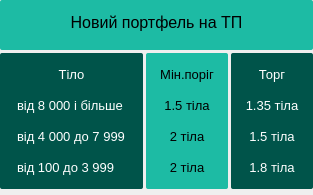
                 <widget class="QFrame" name="frame_4">
                  <property name="styleSheet">
                   <string notr="true">padding-bottom:6px;
background-color: none</string>
                  </property>
                  <layout class="QVBoxLayout" name="verticalLayout_28">
                   <property name="spacing">
                    <number>3</number>
                   </property>
                   <property name="leftMargin">
                    <number>0</number>
                   </property>
                   <property name="topMargin">
                    <number>0</number>
                   </property>
                   <property name="rightMargin">
                    <number>0</number>
                   </property>
                   <property name="bottomMargin">
                    <number>0</number>
                   </property>
                   <item>
                    <widget class="QLabel" name="label_2">
                     <property name="minimumSize">
                      <size>
                       <width>0</width>
                       <height>50</height>
                      </size>
                     </property>
                     <property name="font">
                      <font>
                       <pointsize>12</pointsize>
                       <weight>50</weight>
                       <italic>false</italic>
                       <bold>false</bold>
                      </font>
                     </property>
                     <property name="styleSheet">
                      <string notr="true">background-color: rgb(29, 187, 164);
border: none;
border-radius: 2px;</string>
                     </property>
                     <property name="text">
                      <string>Новий портфель на ТП</string>
                     </property>
                     <property name="alignment">
                      <set>Qt::AlignCenter</set>
                     </property>
                    </widget>
                   </item>
                   <item>
                    <layout class="QHBoxLayout" name="horizontalLayout_5">
                     <property name="spacing">
                      <number>3</number>
                     </property>
                     <item>
                      <widget class="QWidget" name="widget_4" native="true">
                       <property name="minimumSize">
                        <size>
                         <width>100</width>
                         <height>0</height>
                        </size>
                       </property>
                       <property name="styleSheet">
                        <string notr="true">color: rgb(255, 255, 255);
background-color: rgb(0, 84, 74);
border-radius: 2px;
border: none;</string>
                       </property>
                       <layout class="QVBoxLayout" name="verticalLayout_29">
                        <item>
                         <widget class="QLabel" name="label_64">
                          <property name="font">
                           <font>
                            <pointsize>10</pointsize>
                            <weight>50</weight>
                            <italic>false</italic>
                            <bold>false</bold>
                           </font>
                          </property>
                          <property name="styleSheet">
                           <string notr="true">padding: 5px;</string>
                          </property>
                          <property name="text">
                           <string>Тіло</string>
                          </property>
                          <property name="alignment">
                           <set>Qt::AlignCenter</set>
                          </property>
                         </widget>
                        </item>
                        <item>
                         <widget class="QLabel" name="label_65">
                          <property name="font">
                           <font>
                            <pointsize>10</pointsize>
                            <weight>50</weight>
                            <italic>false</italic>
                            <bold>false</bold>
                           </font>
                          </property>
                          <property name="styleSheet">
                           <string notr="true">padding: 5px;</string>
                          </property>
                          <property name="text">
                           <string>від 8 000 і більше</string>
                          </property>
                         </widget>
                        </item>
                        <item>
                         <widget class="QLabel" name="label_66">
                          <property name="font">
                           <font>
                            <pointsize>10</pointsize>
                            <weight>50</weight>
                            <italic>false</italic>
                            <bold>false</bold>
                           </font>
                          </property>
                          <property name="styleSheet">
                           <string notr="true">padding: 5px;</string>
                          </property>
                          <property name="text">
                           <string>від 4 000 до 7 999</string>
                          </property>
                         </widget>
                        </item>
                        <item>
                         <widget class="QLabel" name="label_67">
                          <property name="font">
                           <font>
                            <pointsize>10</pointsize>
                            <weight>50</weight>
                            <italic>false</italic>
                            <bold>false</bold>
                           </font>
                          </property>
                          <property name="styleSheet">
                           <string notr="true">padding: 5px;</string>
                          </property>
                          <property name="text">
                           <string>від 100 до 3 999</string>
                          </property>
                         </widget>
                        </item>
                       </layout>
                      </widget>
                     </item>
                     <item>
                      <widget class="QWidget" name="widget_5" native="true">
                       <property name="styleSheet">
                        <string notr="true">background-color: rgb(29, 187, 164);
border: none;
border-radius: 2px;
padding: 20px;
</string>
                       </property>
                       <layout class="QVBoxLayout" name="verticalLayout_30">
                        <item>
                         <widget class="QLabel" name="label_68">
                          <property name="font">
                           <font>
                            <pointsize>10</pointsize>
                            <weight>50</weight>
                            <italic>false</italic>
                            <bold>false</bold>
                           </font>
                          </property>
                          <property name="styleSheet">
                           <string notr="true">padding: 5px;</string>
                          </property>
                          <property name="text">
                           <string>Мін.поріг</string>
                          </property>
                          <property name="alignment">
                           <set>Qt::AlignCenter</set>
                          </property>
                         </widget>
                        </item>
                        <item>
                         <widget class="QLabel" name="label_69">
                          <property name="font">
                           <font>
                            <pointsize>10</pointsize>
                            <weight>50</weight>
                            <italic>false</italic>
                            <bold>false</bold>
                           </font>
                          </property>
                          <property name="styleSheet">
                           <string notr="true">padding:5px;</string>
                          </property>
                          <property name="text">
                           <string>1.5 тіла</string>
                          </property>
                          <property name="alignment">
                           <set>Qt::AlignCenter</set>
                          </property>
                         </widget>
                        </item>
                        <item>
                         <widget class="QLabel" name="label_70">
                          <property name="font">
                           <font>
                            <pointsize>10</pointsize>
                            <weight>50</weight>
                            <italic>false</italic>
                            <bold>false</bold>
                           </font>
                          </property>
                          <property name="styleSheet">
                           <string notr="true">padding:5px;</string>
                          </property>
                          <property name="text">
                           <string>2 тіла</string>
                          </property>
                          <property name="alignment">
                           <set>Qt::AlignCenter</set>
                          </property>
                         </widget>
                        </item>
                        <item>
                         <widget class="QLabel" name="label_71">
                          <property name="font">
                           <font>
                            <pointsize>10</pointsize>
                            <weight>50</weight>
                            <italic>false</italic>
                            <bold>false</bold>
                           </font>
                          </property>
                          <property name="styleSheet">
                           <string notr="true">padding:5px;</string>
                          </property>
                          <property name="text">
                           <string>2 тіла</string>
                          </property>
                          <property name="alignment">
                           <set>Qt::AlignCenter</set>
                          </property>
                         </widget>
                        </item>
                       </layout>
                      </widget>
                     </item>
                     <item>
                      <widget class="QWidget" name="widget_6" native="true">
                       <property name="styleSheet">
                        <string notr="true">color: rgb(255, 255, 255);
background-color: rgb(0, 84, 74);
border-radius: 2px;
border: none;</string>
                       </property>
                       <layout class="QVBoxLayout" name="verticalLayout_31">
                        <item>
                         <widget class="QLabel" name="label_72">
                          <property name="font">
                           <font>
                            <pointsize>10</pointsize>
                            <weight>50</weight>
                            <italic>false</italic>
                            <bold>false</bold>
                           </font>
                          </property>
                          <property name="styleSheet">
                           <string notr="true">padding: 5px;</string>
                          </property>
                          <property name="text">
                           <string>Торг</string>
                          </property>
                          <property name="alignment">
                           <set>Qt::AlignCenter</set>
                          </property>
                         </widget>
                        </item>
                        <item>
                         <widget class="QLabel" name="label_73">
                          <property name="font">
                           <font>
                            <pointsize>10</pointsize>
                            <weight>50</weight>
                            <italic>false</italic>
                            <bold>false</bold>
                           </font>
                          </property>
                          <property name="styleSheet">
                           <string notr="true">padding: 5px;</string>
                          </property>
                          <property name="text">
                           <string>1.35 тіла</string>
                          </property>
                          <property name="alignment">
                           <set>Qt::AlignCenter</set>
                          </property>
                         </widget>
                        </item>
                        <item>
                         <widget class="QLabel" name="label_74">
                          <property name="font">
                           <font>
                            <pointsize>10</pointsize>
                            <weight>50</weight>
                            <italic>false</italic>
                            <bold>false</bold>
                           </font>
                          </property>
                          <property name="styleSheet">
                           <string notr="true">padding: 5px;</string>
                          </property>
                          <property name="text">
                           <string>1.5 тіла</string>
                          </property>
                          <property name="alignment">
                           <set>Qt::AlignCenter</set>
                          </property>
                         </widget>
                        </item>
                        <item>
                         <widget class="QLabel" name="label_75">
                          <property name="font">
                           <font>
                            <pointsize>10</pointsize>
                            <weight>50</weight>
                            <italic>false</italic>
                            <bold>false</bold>
                           </font>
                          </property>
                          <property name="styleSheet">
                           <string notr="true">padding: 5px;</string>
                          </property>
                          <property name="text">
                           <string>1.8 тіла</string>
                          </property>
                          <property name="alignment">
                           <set>Qt::AlignCenter</set>
                          </property>
                         </widget>
                        </item>
                       </layout>
                      </widget>
                     </item>
                    </layout>
                   </item>
                  </layout>
                 </widget>
